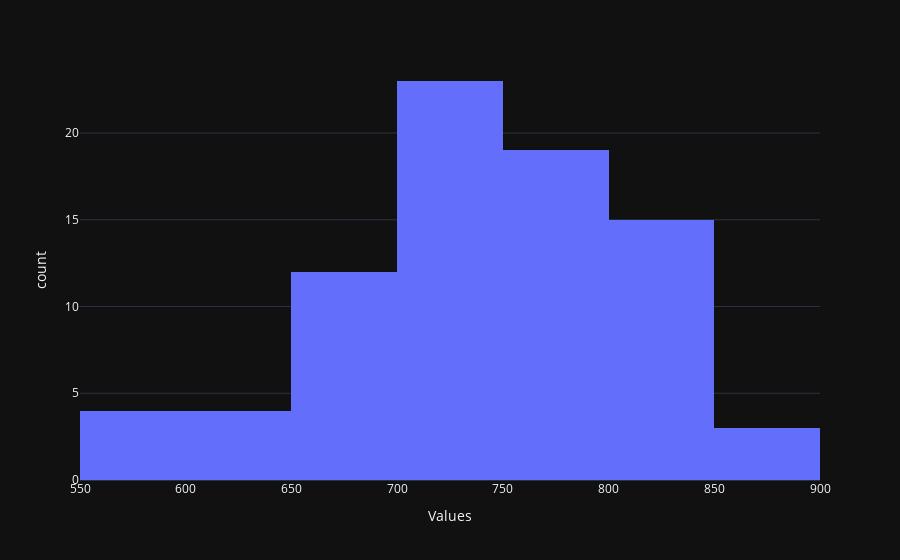

The notebook cell this image was saved under:
### Markdown cell above
### Plot Histogram

### Code cell
fig = px.histogram(df, x="Values")
fig.show()

### Figure 1 — Plotly figure (JSON) as saved in the notebook; plotly's stock layout.template omitted (floating-point values rounded to 4 significant figures)
{"data": [{"alignmentgroup": "True", "bingroup": "x", "hovertemplate": "Values=%{x}<br>count=%{y}<extra></extra>", "legendgroup": "", "marker": {"color": "#636efa", "pattern": {"shape": ""}}, "name": "", "offsetgroup": "", "orientation": "v", "showlegend": false, "type": "histogram", "x": [567.5, 572.5, 572.5, 589.1, 613.9, 615.8, 628.5, 644.9, 650.5, 652.2, 656.9, 661.5, 666.5, 667.7, 669.0, 675.3, 675.8, 685.5, 694.3, 697.6, 705.8, 705.9, 708.1, 711.0, 714.0, 716.0, 722.3, 728.1, 728.7, 729.0, 730.1, 732.0, 735.0, 737.0, 737.4, 738.3, 739.8, 740.6, 743.6, 747.2, 748.2, 748.3, 748.5, 750.0, 752.1, 754.7, 755.0, 758.4, 760.5, 764.0, 769.3, 775.5, 781.2, 781.7, 785.6, 792.8, 793.4, 795.3, 797.6, 799.0, 799.7, 800.0, 810.9, 811.5, 813.6, 814.0, 814.8, 817.9, 818.9, 820.7, 821.1, 825.6, 828.6, 841.5, 842.0, 842.9, 849.6, 874.7, 878.8, 897.5], "xaxis": "x", "yaxis": "y"}], "layout": {"barmode": "relative", "legend": {"tracegroupgap": 0}, "margin": {"t": 60}, "xaxis": {"anchor": "y", "domain": [0, 1], "title": {"text": "Values"}}, "yaxis": {"anchor": "x", "domain": [0, 1], "title": {"text": "count"}}}}
